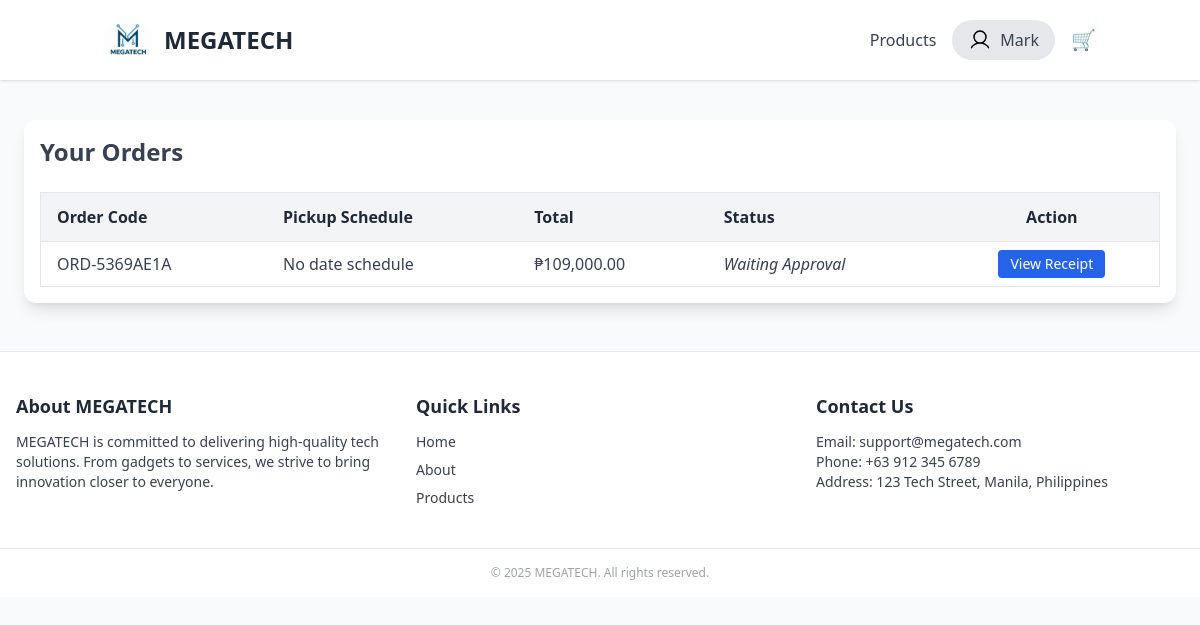
The page /customer/orders.php (signed in) on the database as committed earlier.
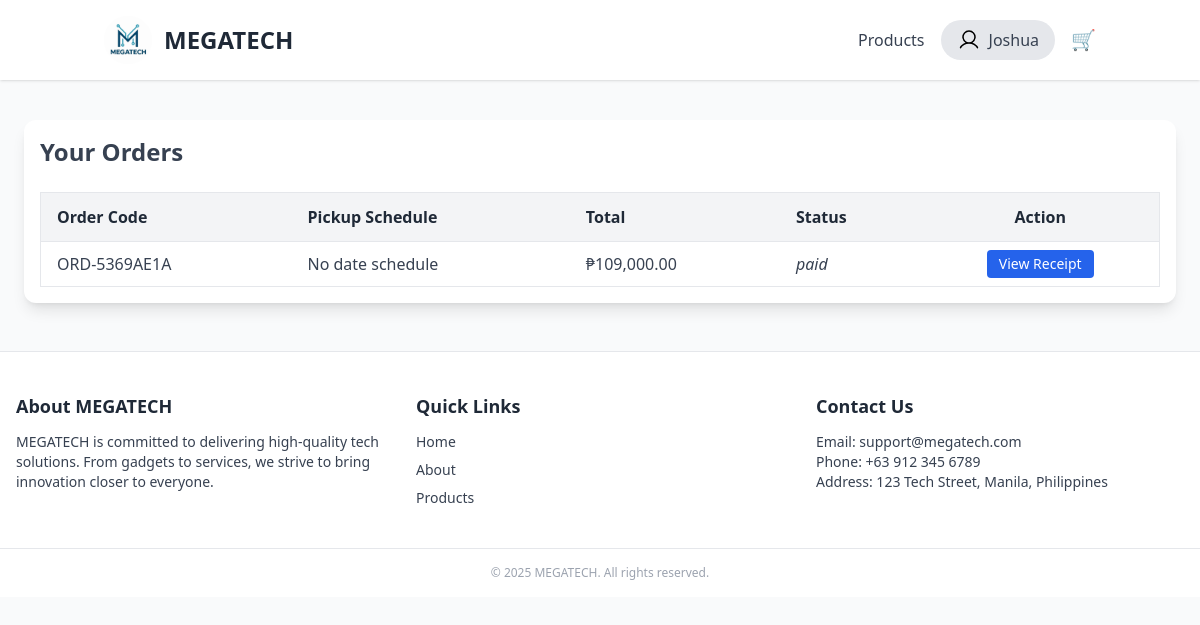
The same page on the database as committed later.
### tables this page shows
CREATE TABLE `user` (
  `user_id` int(11) NOT NULL,
  `Fullname` varchar(60) NOT NULL,
  `Email` varchar(60) NOT NULL,
  `Phone` varchar(60) NOT NULL,
  `Password` varchar(255) DEFAULT NULL,
  `user_type` varchar(11) NOT NULL,
  `Profile_images` varchar(255) DEFAULT NULL,
  `status` int(11) NOT NULL DEFAULT 0 COMMENT '0=Not Verified,1=Verified'
);

CREATE TABLE `orders` (
  `order_id` int(11) NOT NULL,
  `order_code` varchar(60) NOT NULL,
  `order_user_id` int(11) NOT NULL,
  `order_date` timestamp NOT NULL DEFAULT current_timestamp() ON UPDATE current_timestamp(),
  `order_payment_method` varchar(60) NOT NULL,
  `order_down_payment_receipt` varchar(255) NOT NULL,
  `order_pickup_date` date DEFAULT NULL,
  `order_pickup_time` time DEFAULT NULL,
  `order_total` decimal(10,2) NOT NULL,
  `order_balance` decimal(10,2) NOT NULL,
  `order_balance_payment_receipt` varchar(255) DEFAULT NULL,
  `order_status` varchar(60) NOT NULL DEFAULT 'pending'
);

### customer/backend/db.php (called while the page is built, shortened)
<?php
class db_connect
{
    public $host = db_host;
    public $user = db_user;
    public $pass = db_pass;
    public $name = db_name;
    public function connect()
    {
        try {
            $this->conn = new mysqli($this->host, $this->user, $this->pass, $this->name);
        } catch (\Throwable $th) {
            header("Location:setup.php");
        }
    }
}

### customer/backend/class.php (called while the page is built, shortened)
<?php
include ('db.php');
class global_class extends db_connect
{
    public function check_account($user_id ) {
        $user_id  = intval($user_id);
        $query = "SELECT * FROM user WHERE user_id  = $user_id";
        $result = $this->conn->query($query);
        $items = [];
        if ($result && $result->num_rows > 0) {
            while ($row = $result->fetch_assoc()) {
                $items[] = $row;
            }
        }
        return $items;
    }
        public function fetch_list_order($user_id){
            $query = $this->conn->prepare("SELECT * FROM orders WHERE orders.order_user_id = ?");
            $query->bind_param("i", $user_id);
            if ($query->execute()) {
                $result = $query->get_result();
                $orders = [];
                while ($row = $result->fetch_assoc()) {
                    $orders[] = $row;
                }
                return $orders;
            }
            return [];
        }
    public function fetch_user_info($userID){
        $query = $this->conn->prepare("SELECT * FROM user where user_id = '$userID'");
        if ($query->execute()) {
            $result = $query->get_result();
            return $result;
        }
    }
}

### customer/orders.php (the view, shortened to what the changed rows need)
<?php
include "components/header.php";
$result = $db->fetch_list_order($user_id);
?>
<div class="max-w-6xl mx-auto mt-10 p-4 bg-white shadow-lg rounded-xl">
    <h2 class="text-2xl font-bold mb-6 text-gray-700">Your Orders</h2>
    <?php if (!empty($result)) : ?>
        <div class="overflow-x-auto">
            <table class="min-w-full text-left border border-gray-200">
                <thead class="bg-gray-100 text-gray-800 font-semibold">
                    <tr>
                        <th class="py-3 px-4 border-b">Order Code</th>
                        <th class="py-3 px-4 border-b">Pickup Schedule</th>
                        <th class="py-3 px-4 border-b">Total</th>
                        <th class="py-3 px-4 border-b">Status</th>
                        <th class="py-3 px-4 border-b text-center">Action</th>
                    </tr>
                </thead>
                <tbody class="text-gray-700">
                    <?php foreach ($result as $order): ?>
                        <tr class="hover:bg-gray-50">
                            <td class="py-2 px-4 border-b"><?= htmlspecialchars($order['order_code']) ?></td>
                            <td class="py-2 px-4 border-b">
                                <?php if (!empty($order['order_pickup_date']) && $order['order_pickup_date'] !== '0000-00-00' &&
                                          !empty($order['order_pickup_time']) && $order['order_pickup_time'] !== '00:00:00'): ?>
                                    <?php
                                        $pickupDateTime = new DateTime("{$order['order_pickup_date']} {$order['order_pickup_time']}");
                                        echo $pickupDateTime->format('l, F j, Y - g:i A');
                                    ?>
                                <?php else: ?>
                                    No date schedule
                                <?php endif; ?>
                            </td>
                            <td class="py-2 px-4 border-b">₱<?= number_format($order['order_total'], 2) ?></td>
                            <td class="py-2 px-4 border-b">
                                <i><?= $order['order_status'] === 'pending' ? 'Waiting Approval' : htmlspecialchars($order['order_status']) ?></i>
                            </td>
                            <td class="py-2 px-4 border-b text-center">
                                <a href="reservation_receipt?order_id=<?= $order['order_id'] ?>"
                                   class="inline-block bg-blue-600 hover:bg-blue-700 text-white text-sm px-3 py-1 rounded">
                                    View Receipt
                                </a>
                            </td>
                        </tr>
                    <?php endforeach; ?>
                </tbody>
            </table>
        </div>
    <?php else: ?>
        <p class="text-gray-500">No orders found.</p>
    <?php endif; ?>
</div>
<?php include "components/footer.php"; ?>

### customer/components/header.php (shortened to what the changed rows need)
<?php
include('backend/class.php');
$db = new global_class();
$is_logged_in = isset($_SESSION['user_id']);
$userID=$_SESSION['user_id'];
$fetch_user_info = $db->fetch_user_info($userID);
foreach ($fetch_user_info as $user):
    $user_fullname=$user['Fullname'];
endforeach;
$Fullname =$user_fullname;
$name_parts = explode(" ", $Fullname);
$firstname = $name_parts[0];
?>
<!DOCTYPE html>
<html lang="en">
<head>
  <script src="https://cdn.tailwindcss.com"></script>
  <link rel="stylesheet" href="https://cdnjs.cloudflare.com/ajax/libs/AlertifyJS/1.13.1/css/alertify.css" />
</head>
<body class="bg-gray-50">
<header class="bg-white shadow">
  <div class="container mx-auto px-4 py-4 flex justify-between items-center">
    <nav id="navigation" class="hidden lg:flex lg:items-center lg:space-x-4">
      <?php if ($is_logged_in): ?>
        <a href="home" class="text-gray-700 hover:text-blue-600 transition">Products</a>
        <div class="relative dropdown">
          <button id="profileButton" class="flex items-center space-x-2 bg-gray-200 hover:bg-gray-300 text-gray-700 rounded-full px-4 py-2">
             <span><?= ucfirst($firstname) ?></span>
          </button>
        </div>
      <?php endif; ?>
    </nav>
  </div>
</header>

Rows that differ between the two databases and show on the page:
changed user: Fullname "Mark" → "Joshua"
changed orders "ORD-5369AE1A": order_status (not shown) → "paid"; no longer shows "Waiting Approval"
